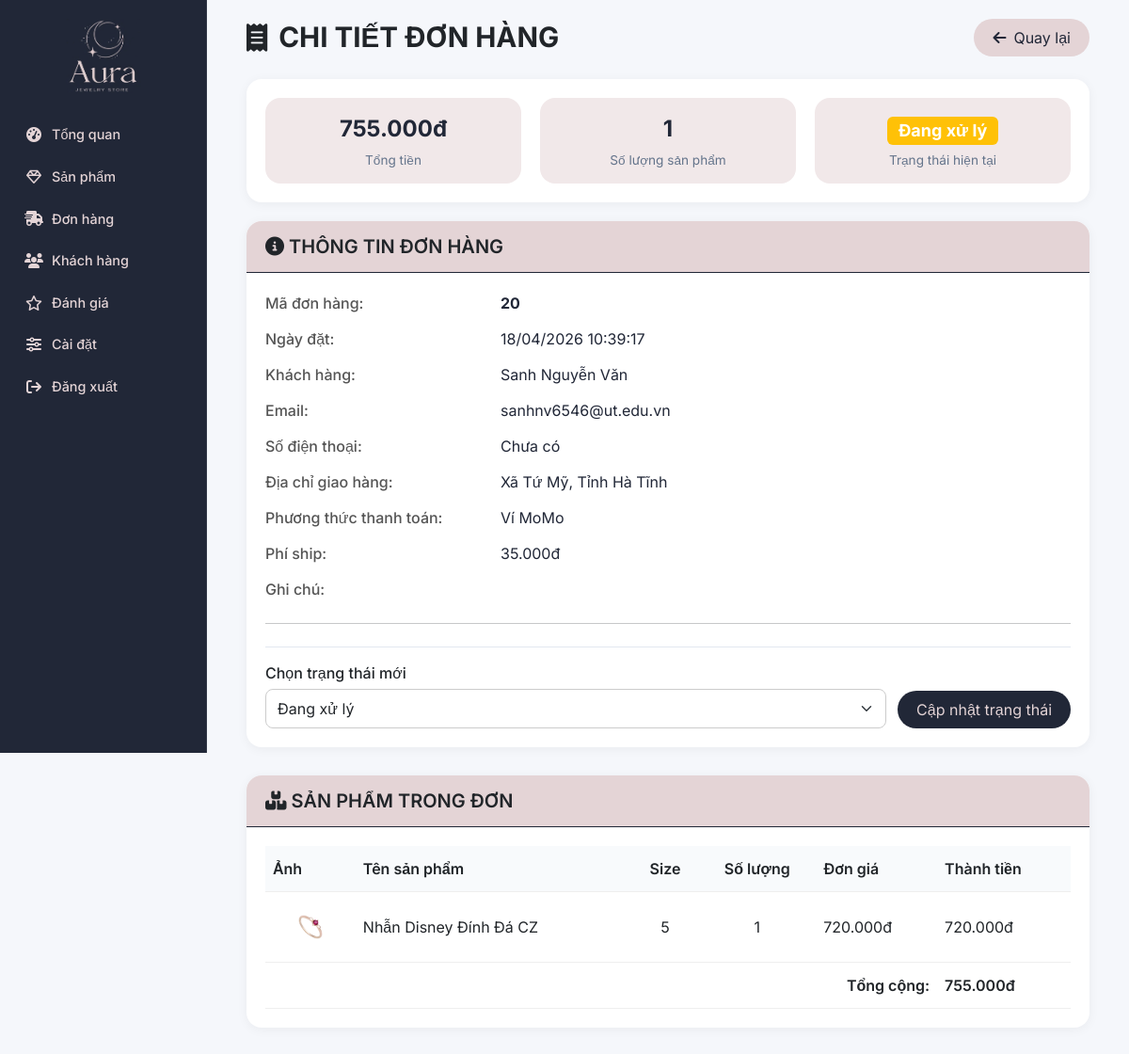
The app's page /admin/chi-tiet-don-hang.php?id=20 (signed in) with its own data.
### tables this page shows
CREATE TABLE `donhang` (
  `MaDonHang` int(11) NOT NULL,
  `idUser` int(11) NOT NULL,
  `TenKhachHang` varchar(100) DEFAULT NULL,
  `Email` varchar(100) DEFAULT NULL,
  `SoDienThoai` varchar(15) DEFAULT NULL,
  `DiaChiGiaoHang` text DEFAULT NULL,
  `TongTien` decimal(10,2) DEFAULT NULL,
  `PhiShip` int(11) DEFAULT 0,
  `PhuongThucThanhToan` enum('cod','momo','bank') DEFAULT NULL,
  `MaTrangThai` int(11) DEFAULT NULL,
  `GhiChu` text DEFAULT NULL,
  `HinhAnhTT` varchar(255) DEFAULT NULL,
  `NgayDatHang` timestamp NOT NULL DEFAULT current_timestamp()
);

CREATE TABLE `trangthaidonhang` (
  `MaTrangThai` int(11) NOT NULL,
  `TenTrangThai` varchar(50) DEFAULT 'Đang xử lý'
);

CREATE TABLE `nguoidung` (
  `idUser` int(11) NOT NULL,
  `HoTen` varchar(100) NOT NULL,
  `TenDangNhap` varchar(50) NOT NULL,
  `MatKhau` varchar(255) DEFAULT NULL,
  `Email` varchar(100) NOT NULL,
  `SoDienThoai` varchar(15) DEFAULT NULL,
  `DiaChi` text DEFAULT NULL,
  `VaiTro` enum('admin','khachhang') DEFAULT 'khachhang',
  `id_google` varchar(100) DEFAULT NULL,
  `remember_token` varchar(255) DEFAULT NULL,
  `TrangThai` tinyint(1) DEFAULT 1,
  `DelAt` tinyint(1) DEFAULT 0,
  `NgayTao` timestamp NOT NULL DEFAULT current_timestamp()
);

CREATE TABLE `chitietdonhang` (
  `MaChiTiet` int(11) NOT NULL,
  `MaDonHang` int(11) DEFAULT NULL,
  `id_size` int(11) DEFAULT NULL,
  `SoLuong` int(11) NOT NULL,
  `DonGia` decimal(10,2) NOT NULL,
  `ThanhTien` decimal(10,2) GENERATED ALWAYS AS (`SoLuong` * `DonGia`) STORED
);

CREATE TABLE `sanpham` (
  `MaSanPham` int(11) NOT NULL,
  `MaDanhMuc` int(11) DEFAULT NULL,
  `TenSanPham` varchar(255) NOT NULL,
  `DuongDan` varchar(255) DEFAULT NULL,
  `MoTa` text DEFAULT NULL,
  `ChiTietSanPham` text DEFAULT NULL,
  `NoiBat` tinyint(1) DEFAULT 0,
  `LuotXem` int(11) DEFAULT 0,
  `LuotMua` int(11) DEFAULT 0,
  `TrangThai` tinyint(1) DEFAULT 1,
  `DelAt` tinyint(1) NOT NULL DEFAULT 0,
  `HinhAnh` varchar(255) DEFAULT NULL,
  `Gia` decimal(10,2) DEFAULT NULL,
  `NgayTao` timestamp NOT NULL DEFAULT current_timestamp()
);

CREATE TABLE `size` (
  `id` int(11) NOT NULL,
  `MaSanPham` int(11) NOT NULL,
  `size` int(11) DEFAULT NULL,
  `SoLuongTon` int(11) NOT NULL DEFAULT 0,
  `sku` varchar(100) DEFAULT NULL
);

### admin/chi-tiet-don-hang.php (the view, shortened to what this page needs)
<?php
require_once '../config.php';
$maDonHang = intval($_GET['id'] ?? 0);
$stmt = $conn->prepare("
    SELECT dh.*, nd.HoTen, nd.Email, nd.SoDienThoai, tt.TenTrangThai
    FROM donhang dh
    LEFT JOIN nguoidung nd ON dh.idUser = nd.idUser
    LEFT JOIN trangthaidonhang tt ON dh.MaTrangThai = tt.MaTrangThai
    WHERE dh.MaDonHang = ?
");
$stmt->execute([$maDonHang]);
$order = $stmt->fetch(PDO::FETCH_ASSOC);
$stmt = $conn->prepare("
    SELECT ct.MaChiTiet, ct.SoLuong, ct.DonGia, ct.ThanhTien,
           sp.TenSanPham, sp.HinhAnh, sz.size
    FROM chitietdonhang ct
    LEFT JOIN size sz ON ct.id_size = sz.id
    LEFT JOIN sanpham sp ON sz.MaSanPham = sp.MaSanPham
    WHERE ct.MaDonHang = ?
");
$stmt->execute([$maDonHang]);
$orderItems = $stmt->fetchAll(PDO::FETCH_ASSOC);
$stmtStatus = $conn->query("SELECT MaTrangThai, TenTrangThai FROM trangthaidonhang ORDER BY MaTrangThai");
$allStatuses = $stmtStatus->fetchAll();
include "../layout/header_admin.php";
?>
<div class="content">
    <div class="container-fluid">
        <div class="page-header">
            <h1><i class="fa-solid fa-receipt"></i> CHI TIẾT ĐƠN HÀNG</h1>
            <a href="quan-ly-don-hang.php" class="btn-back">
                <i class="fa-solid fa-arrow-left"></i> Quay lại
            </a>
        </div>
        <div class="stats-wrapper">
            <div class="stats-grid">
                <div class="stat-card">
                    <div class="stat-value"><?= number_format($order['TongTien'], 0, ',', '.') ?>đ</div>
                    <div class="stat-label">Tổng tiền</div>
                </div>
                <div class="stat-card">
                    <div class="stat-value"><?= array_sum(array_column($orderItems, 'SoLuong')) ?></div>
                    <div class="stat-label">Số lượng sản phẩm</div>
                </div>
                <div class="stat-card">
                    <div class="stat-value">
                        <?php
                        $statusClass = match($order['MaTrangThai']) {
                            4 => 'success',
                            5 => 'success',
                            6 => 'danger',
                            default => 'warning'
                        };
                        ?>
                        <span class="badge bg-<?= $statusClass ?>"><?= htmlspecialchars($order['TenTrangThai'] ?? 'Đang xử lý') ?></span>
                    </div>
                    <div class="stat-label">Trạng thái hiện tại</div>
                </div>
            </div>
        </div>
        <div class="order-info-card">
            <div class="card-header">
                <h5><i class="fa-solid fa-info-circle"></i> THÔNG TIN ĐƠN HÀNG</h5>
            </div>
            <div class="card-body">
                <div class="info-item">
                    <span class="info-label">Mã đơn hàng:</span>
                    <span class="info-value"><strong><?= htmlspecialchars($order['MaDonHang']) ?></strong></span>
                </div>
                <div class="info-item">
                    <span class="info-label">Ngày đặt:</span>
                    <span class="info-value"><?= date('d/m/Y H:i:s', strtotime($order['NgayDatHang'])) ?></span>
                </div>
                <div class="info-item">
                    <span class="info-label">Khách hàng:</span>
                    <span class="info-value"><?= htmlspecialchars($order['HoTen'] ?? 'Khách vãng lai') ?></span>
                </div>
                <div class="info-item">
                    <span class="info-label">Email:</span>
                    <span class="info-value"><?= htmlspecialchars($order['Email'] ?? 'Chưa có') ?></span>
                </div>
                <div class="info-item">
                    <span class="info-label">Số điện thoại:</span>
                    <span class="info-value"><?= htmlspecialchars($order['SoDienThoai'] ?? 'Chưa có') ?></span>
                </div>
                <div class="info-item">
                    <span class="info-label">Địa chỉ giao hàng:</span>
                    <span class="info-value"><?= nl2br(htmlspecialchars($order['DiaChiGiaoHang'] ?? 'Chưa có')) ?></span>
                </div>
                <div class="info-item">
                    <span class="info-label">Phương thức thanh toán:</span>
                    <span class="info-value">
                        <?php
                        switch ($order['PhuongThucThanhToan']) {
                            case 'momo': echo 'Ví MoMo'; break;
                        }
                        ?>
                    </span>
                </div>
                <div class="info-item">
                    <span class="info-label">Phí ship:</span>
                    <span class="info-value"><?= number_format($order['PhiShip'], 0, ',', '.') ?>đ</span>
                </div>
                <div class="info-item">
                    <span class="info-label">Ghi chú:</span>
                </div>
                <hr class="my-4">
                <div class="status-update-section">
                    <form method="post" action="xu-ly-QLDH.php" class="status-update-form">
                        <div class="form-group">
                            <label>Chọn trạng thái mới</label>
                            <select name="trang_thai" class="form-select">
                                <?php foreach ($allStatuses as $st): ?>
                                    <option value="<?= $st['MaTrangThai'] ?>" <?= ($order['MaTrangThai'] == $st['MaTrangThai']) ? 'selected' : '' ?>>
                                        <?= htmlspecialchars($st['TenTrangThai']) ?>
                                    </option>
                                <?php endforeach; ?>
                            </select>
                        </div>
                        <button type="submit" class="btn-update">Cập nhật trạng thái</button>
                    </form>
                </div>
            </div>
        </div>
        <div class="order-items-card">
            <div class="card-header">
                <h5><i class="fa-solid fa-boxes"></i> SẢN PHẨM TRONG ĐƠN</h5>
            </div>
            <div class="card-body">
                <?php if (count($orderItems) > 0): ?>
                    <div class="table-responsive">
                        <table class="order-items-table">
                            <thead>
                                <tr>
                                    <th>Ảnh</th>
                                    <th>Tên sản phẩm</th>
                                    <th style="text-align: center;">Size</th>
                                    <th style="text-align: center;">Số lượng</th>
                                    <th>Đơn giá</th>
                                    <th>Thành tiền</th>
                                </tr>
                            </thead>
                            <tbody>
                                <?php foreach ($orderItems as $item): ?>
                                <tr>
                                    <td class="text-center">
                                        <?php if (!empty($item['HinhAnh'])): ?>
                                            <img src="../img/<?= htmlspecialchars($item['HinhAnh']) ?>" class="product-image">
                                        <?php else: ?>
                                            <span class="text-muted">-</span>
                                        <?php endif; ?>
                                    </td>
                                    <td><?= htmlspecialchars($item['TenSanPham'] ?? 'Sản phẩm đã bị xóa') ?></td>
                                    <td style="text-align: center">
                                        <?php
                                        $sizeValue = $item['size'] ?? '';
                                        if ($sizeValue === '0') {
                                            echo '<span class="text-muted">Không size</span>';
                                        } else {
                                            echo htmlspecialchars($sizeValue) ?: '<span class="text-muted">-</span>';
                                        }
                                        ?>
                                    </td>
                                    <td style="text-align: center"><?= $item['SoLuong'] ?></td>
                                    <td><?= number_format($item['DonGia'], 0, ',', '.') ?>đ</td>
                                    <td><?= number_format($item['ThanhTien'], 0, ',', '.') ?>đ</td>
                                </tr>
                                <?php endforeach; ?>
                            </tbody>
                            <tfoot>
                                <tr>
                                    <td colspan="5" style="text-align: right; font-weight: 600;">Tổng cộng:</td>
                                    <td style="font-weight: 600;"><?= number_format($order['TongTien'], 0, ',', '.') ?>đ</td>
                                </tr>
                            </tfoot>
                        </table>
                    </div>
                <?php else: ?>
                    <div class="text-center py-4">Không có sản phẩm nào trong đơn hàng này.</div>
                <?php endif; ?>
            </div>
        </div>
    </div>
</div>
<?php include "../layout/footer_admin.php"; ?>

### css/admin.css (style rules this page uses)
* { margin: 0; padding: 0; box-sizing: border-box; }
body { font-family: 'Inter', sans-serif; background: #f5f7fb; overflow-x: hidden; }
.content { margin-left: 220px; padding: 20px 30px; min-height: 100vh; background: #f5f7fb; }
.admin-order-detail-page .page-header { display: flex; justify-content: space-between; align-items: center; margin-bottom: 24px; gap: 15px; }
.admin-order-detail-page .page-header h1 { font-size: 1.85rem; font-weight: 700; margin: 0; display: flex; align-items: center; gap: 12px; }
.admin-order-detail-page .btn-back { background: #e4d4d6; color: #212737; padding: 8px 20px; border-radius: 30px; transition: all 0.2s; text-decoration: none; display: inline-flex; align-items: center; gap: 8px; }
.admin-order-detail-page .stats-wrapper { background: #fff; border-radius: 16px; box-shadow: 0 2px 12px rgba(0, 0, 0, 0.05); padding: 20px; margin-bottom: 20px; }
.admin-order-detail-page .stats-grid { display: grid; grid-template-columns: repeat(3, 1fr); gap: 20px; text-align: center; }
.admin-order-detail-page .stat-card { padding: 15px; background: #f1e8e9; border-radius: 16px; }
.admin-order-detail-page .stat-value { font-size: 1.5rem; font-weight: 700; color: #212737; }
.admin-order-detail-page .stat-label { color: #64748b; font-size: 0.85rem; margin-top: 5px; }
.admin-order-detail-page .order-info-card, .admin-order-detail-page .order-items-card { background: #fff; border-radius: 16px; box-shadow: 0 2px 12px rgba(0, 0, 0, 0.05); overflow: hidden; margin-bottom: 30px; }
.admin-order-detail-page .card-header { background: #e4d4d6; padding: 15px 20px; border-bottom: 1px solid #212737; display: flex; justify-content: space-between; align-items: center; }
.admin-order-detail-page .card-header h5 { margin: 0; font-weight: 600; }
.admin-order-detail-page .card-body { padding: 20px; }
.admin-order-detail-page .info-item { display: flex; margin-bottom: 14px; align-items: flex-start; }
.admin-order-detail-page .info-label { width: 250px; flex-shrink: 0; font-weight: 500; color: #555; padding-right: 15px; }
.admin-order-detail-page .info-value { flex: 1; color: #212737; word-break: break-word; }
.admin-order-detail-page .status-update-section { margin-top: 20px; padding-top: 15px; border-top: 1px solid #e2e8f0; }
.admin-order-detail-page .status-update-form { display: flex; gap: 12px; align-items: flex-end; }
.admin-order-detail-page .status-update-form .form-group { flex: 1; }
.admin-order-detail-page .status-update-form label { display: block; margin-bottom: 5px; font-weight: 500; }
.admin-order-detail-page .status-update-form select { width: 100%; padding: 8px 12px; border-radius: 8px; border: 1px solid #ccc; }
.admin-order-detail-page .btn-update { background: #212737; color: #e4d4d6; border: none; padding: 8px 20px; border-radius: 30px; cursor: pointer; transition: 0.2s; }
.admin-order-detail-page .order-items-table { width: 100%; border-collapse: collapse; }
.admin-order-detail-page .order-items-table th, .admin-order-detail-page .order-items-table td { padding: 12px 8px; border-bottom: 1px solid #eee; text-align: left; }
.admin-order-detail-page .order-items-table th { background: #f8fafc; font-weight: 600; }
.admin-order-detail-page .product-image { width: 50px; height: 50px; object-fit: cover; border-radius: 8px; }

### records on screen
donhang: TongTien "755.000", MaTrangThai.TenTrangThai "Đang xử lý", MaDonHang "20", NgayDatHang "18/04/2026 10:39:17", idUser.HoTen "Sanh Nguyễn Văn", idUser.Email "sanhnv6546@ut.edu.vn", idUser.SoDienThoai "Chưa có", DiaChiGiaoHang "Xã Tứ Mỹ, Tỉnh Hà Tĩnh", PhiShip "35.000", trang_thai "Đang xử lý"
chitietdonhang: sanpham.HinhAnh (picture), sanpham.TenSanPham "Nhẫn Disney Đính Đá CZ", id_size.size "5", SoLuong "1", DonGia "720.000", ThanhTien "720.000"

### other values on screen
array_sum(array_column($orderItems, 'SoLuong')) "1"
